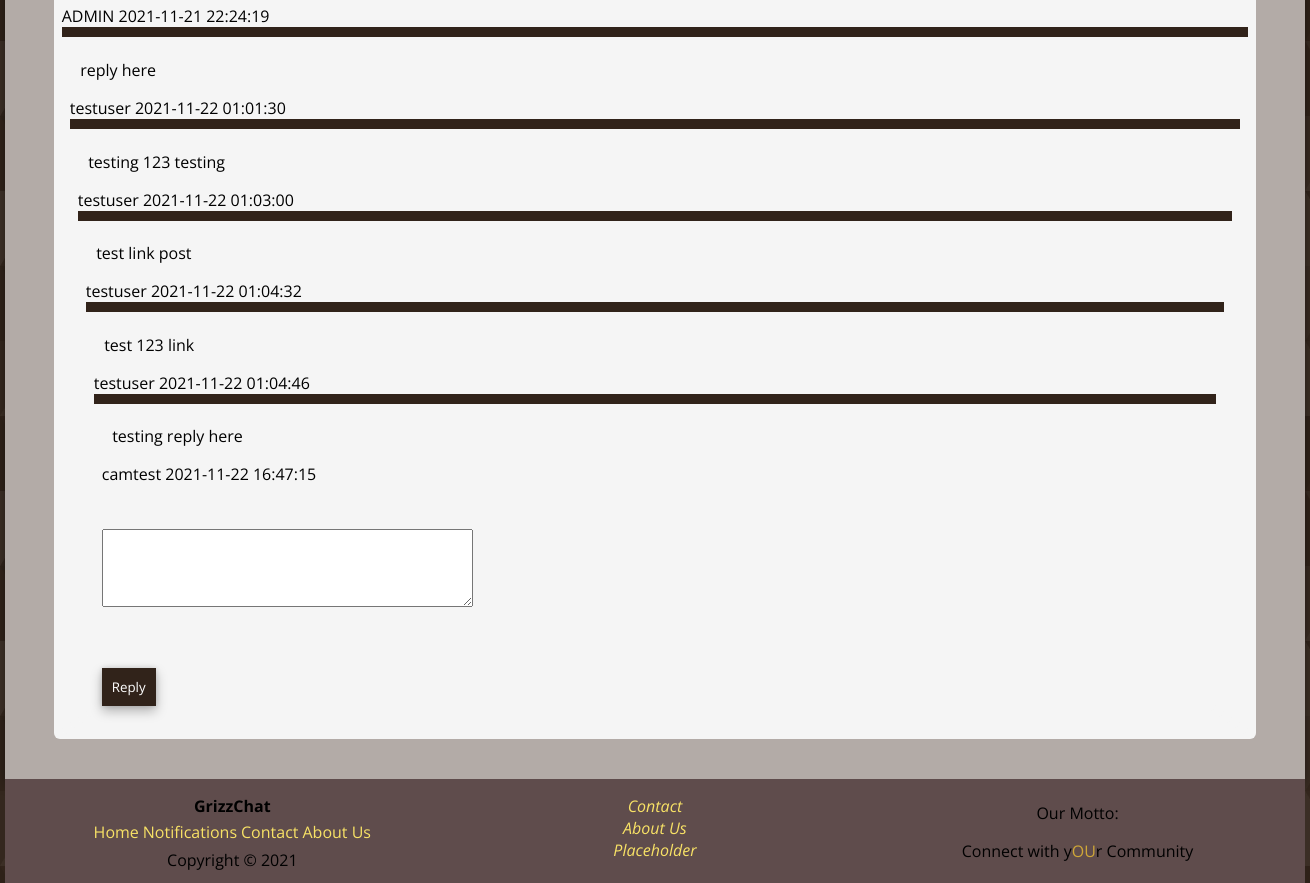
Page /posts.php (signed in, lower part) on the earlier database version.
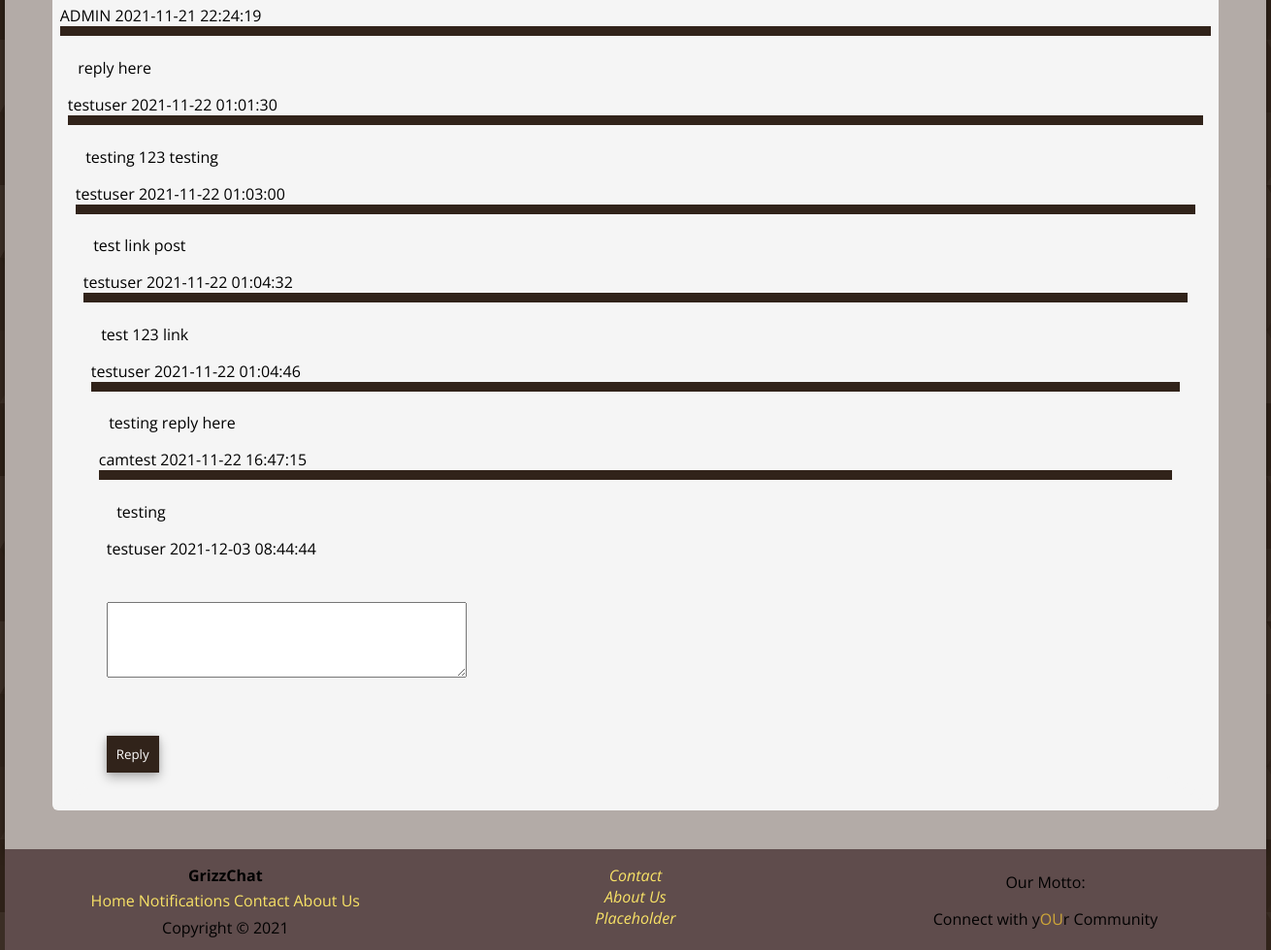
Same page on the later database version.
### tables this page shows
CREATE TABLE `posts` (
  `User_Info_USER_ID` int(11) NOT NULL,
  `Posts_ID` int(11) NOT NULL,
  `CONTENT` text NOT NULL,
  `POST_TIME` timestamp NOT NULL DEFAULT current_timestamp() ON UPDATE current_timestamp(),
  `PARENT_THREAD` int(11) NOT NULL
);

CREATE TABLE `user_info` (
  `USER_ID` int(11) NOT NULL COMMENT 'Unique User ID.',
  `USER_NAME` tinytext NOT NULL COMMENT 'Username.',
  `PASSWORD` tinytext NOT NULL COMMENT 'Hashed + Salted Password.',
  `FIRST_NAME` tinytext NOT NULL,
  `LAST_NAME` tinytext NOT NULL,
  `EMAIL_ADDRESS` tinytext NOT NULL,
  `CREATED_AT` timestamp NOT NULL DEFAULT current_timestamp(),
  `MAJOR` tinytext NOT NULL,
  `IMAGE` blob NOT NULL,
  `GRADUATION_DATE` tinytext NOT NULL
);

### posts.php (the view, shortened to what this page needs)
<!DOCTYPE html>
<html lang="en">
    <head>
        <link href="Styles/style.css" rel="stylesheet">
    </head>
    <body>
        <?php
            require_once('Includes/page_elements.php');
        ?>
        <section id="page-content">
            <section id="page-container">
                <main>
                    <?php
                        echo "<BR>";
                        $sql = "SELECT * FROM threads
                        INNER JOIN user_info
                        on threads.User_Info_USER_ID = user_info.USER_ID";
                        $sqlPost = "SELECT * FROM posts
                        INNER JOIN user_info
                        on posts.User_Info_USER_ID = user_info.USER_ID";
                        $result = $dbConnection-> query($sql);
                        $resultPost = $dbConnection-> query($sqlPost);
                        if ($result-> num_rows > 0) {
                            while($row = $result->fetch_assoc()) {
                                echo "<div class = 'block-container'>";
                                echo "<div class = 'block-body'><h2>" . $row["THREAD_TITLE"]."</h2><hr>" .$row["THREAD_CONTENT"]. "<p class='post-user'>". $row["USER_NAME"]. "</p> <p class='post-info'>"
                                . $row["CREATED"] . $_SESSION["id"]. "</p>" ;
                                echo "</div>  <br>";
                            }
                            if ($resultPost-> num_rows > 0) {
                                while($row = $resultPost->fetch_assoc()) {
                                    echo "<div class = 'block-body'>" . $row["CONTENT"]. $row["USER_NAME"]. " "
                                    . $row["POST_TIME"];
                                }
                            }
                        echo '<form class = "post" action="Includes/replyAct.php" class="POST" method ="POST">
                        <label for="forumPost"></label>
                        <br>
                        <br>
                        <textarea id="forumPost" name="forumPost" rows="4" cols="50">
                        </textarea>
                        <br><br>
                        <button type="submit" name ="submit" class="thread-reply">Reply</button>
                        </form>';
                        }
                    ?>
                </main>
            </section>
        </section>
    </body>
</html>

Differences in the rows shown:
added posts: CONTENT "testing", User_Info_USER_ID.USER_NAME "testuser", POST_TIME "2021-12-03 08:44:44"
